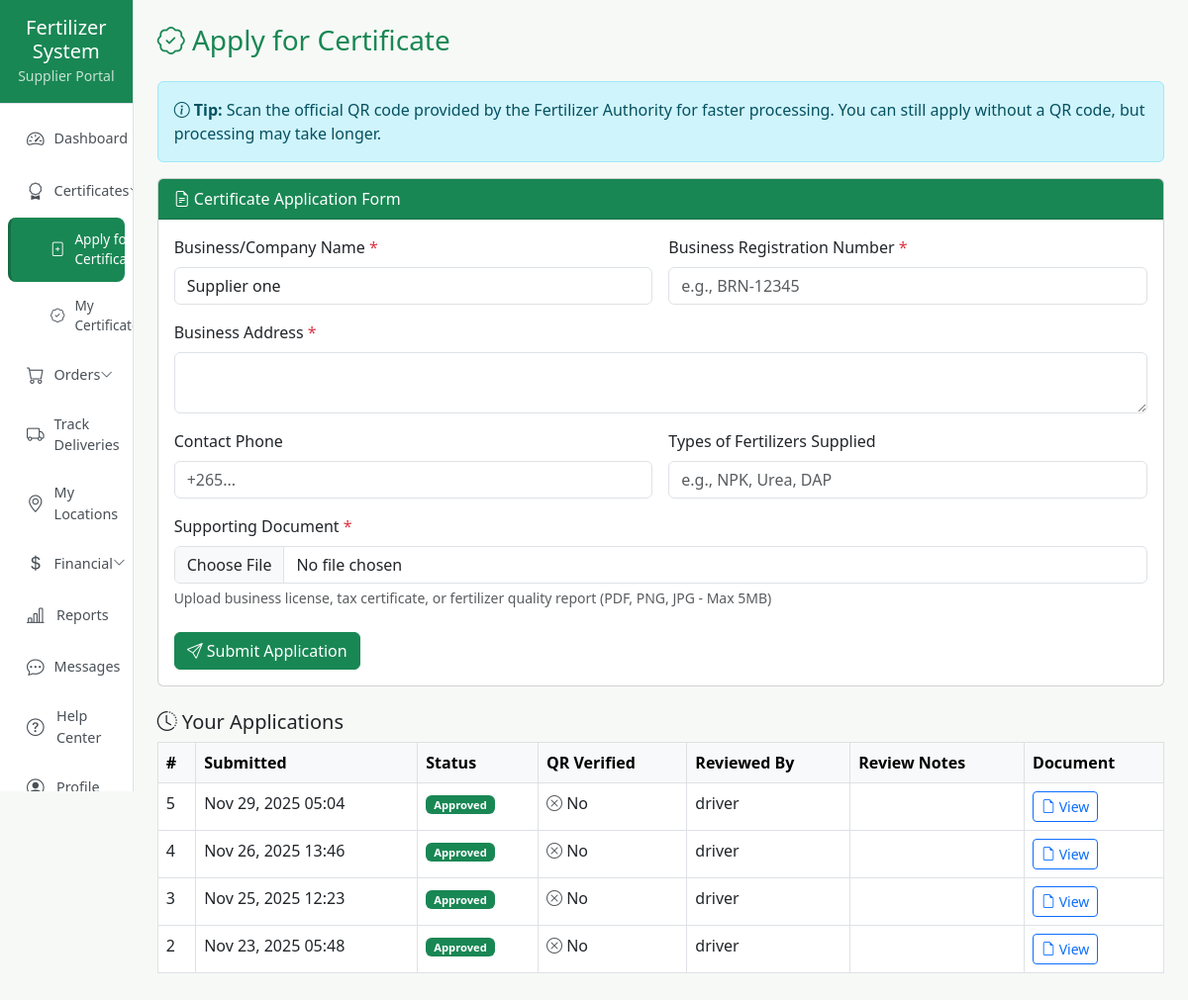
Page /supplier/apply_certificate.php (signed in) on the committed database.
### tables this page shows
CREATE TABLE `suppliers` (
  `id` int(11) NOT NULL,
  `user_id` int(11) NOT NULL,
  `company_name` varchar(255) DEFAULT NULL,
  `phone` varchar(20) DEFAULT NULL,
  `address` text DEFAULT NULL,
  `created_at` timestamp NOT NULL DEFAULT current_timestamp(),
  `updated_at` timestamp NOT NULL DEFAULT current_timestamp() ON UPDATE current_timestamp()
);

CREATE TABLE `certificate_applications` (
  `id` int(11) NOT NULL,
  `supplier_id` int(11) NOT NULL,
  `qr_link_id` int(11) DEFAULT NULL,
  `document_path` varchar(255) DEFAULT NULL,
  `details` longtext DEFAULT NULL CHECK (json_valid(`details`)),
  `status` enum('Pending','Approved','Rejected') NOT NULL DEFAULT 'Pending',
  `submitted_at` timestamp NOT NULL DEFAULT current_timestamp(),
  `reviewed_by` int(11) DEFAULT NULL,
  `reviewed_at` timestamp NULL DEFAULT NULL,
  `review_notes` text DEFAULT NULL
);

CREATE TABLE `users` (
  `id` int(11) NOT NULL,
  `full_name` varchar(255) DEFAULT NULL,
  `email` varchar(100) DEFAULT NULL,
  `phone` varchar(20) DEFAULT NULL,
  `password` varchar(255) DEFAULT NULL,
  `role` enum('admin','supplier','driver') DEFAULT 'supplier',
  `status` enum('active','inactive') DEFAULT 'active',
  `created_at` timestamp NOT NULL DEFAULT current_timestamp()
);

### supplier/apply_certificate.php (the view, shortened to what this page needs)
<?php
include('../includes/db.php');
$user_id = (int) $_SESSION['user_id'];
$stmt = $conn->prepare("SELECT id, company_name FROM suppliers WHERE user_id = ?");
$stmt->bind_param("i", $user_id);
$stmt->execute();
$supplier = $stmt->get_result()->fetch_assoc();
if (!$supplier) {
    $error = "Supplier profile not found. Please complete your profile first.";
    $supplier_id = null;
} else {
    $supplier_id = (int) $supplier['id'];
}
$qr_valid = false;
$applications = [];
if ($supplier_id) {
    $stmt = $conn->prepare("SELECT ca.*, u.full_name as reviewer_name
                            FROM certificate_applications ca
                            LEFT JOIN users u ON ca.reviewed_by = u.id
                            WHERE ca.supplier_id = ?
                            ORDER BY ca.submitted_at DESC");
    $stmt->bind_param("i", $supplier_id);
    $stmt->execute();
    $applications = $stmt->get_result()->fetch_all(MYSQLI_ASSOC);
}
?>
<!DOCTYPE html>
<html lang="en">
<head>
    <link href="https://cdn.jsdelivr.net/npm/bootstrap@5.3.0/dist/css/bootstrap.min.css" rel="stylesheet">
    <link href="https://cdn.jsdelivr.net/npm/bootstrap-icons@1.10.5/font/bootstrap-icons.css" rel="stylesheet">
</head>
<body>
<div class="d-flex">
    <?php include('../includes/sidebar.php'); ?>
    <div class="flex-grow-1 p-4">
        <h3 class="text-success mb-4"><i class="bi bi-patch-check"></i> Apply for Certificate</h3>
        <?php if ($qr_valid): ?>
            <div class="alert qr-notice">
                <i class="bi bi-qr-code-scan"></i> <strong>QR Code Verified!</strong> You can now submit your certificate application.
            </div>
        <?php else: ?>
            <div class="alert alert-info">
                <i class="bi bi-info-circle"></i> <strong>Tip:</strong> Scan the official QR code provided by the Fertilizer Authority for faster processing.
                You can still apply without a QR code, but processing may take longer.
            </div>
        <?php endif; ?>
        <?php if ($supplier_id): ?>
        <div class="card mb-4">
            <div class="card-header bg-success text-white">
                <i class="bi bi-file-earmark-text"></i> Certificate Application Form
            </div>
            <div class="card-body">
                <form method="POST" enctype="multipart/form-data">
                    <div class="row g-3">
                        <div class="col-md-6">
                            <label class="form-label">Business/Company Name <span class="text-danger">*</span></label>
                            <input type="text" name="business_name" class="form-control"
                                   value="<?= htmlspecialchars($supplier['company_name'] ?? '') ?>" required>
                        </div>
                        <div class="col-md-6">
                            <label class="form-label">Business Registration Number <span class="text-danger">*</span></label>
                            <input type="text" name="business_reg_no" class="form-control"
                                   placeholder="e.g., BRN-12345" required>
                        </div>
                        <div class="col-md-12">
                            <label class="form-label">Business Address <span class="text-danger">*</span></label>
                            <textarea name="business_address" class="form-control" rows="2" required></textarea>
                        </div>
                        <div class="col-md-6">
                            <label class="form-label">Contact Phone</label>
                            <input type="text" name="contact_phone" class="form-control" placeholder="+265...">
                        </div>
                        <div class="col-md-6">
                            <label class="form-label">Types of Fertilizers Supplied</label>
                            <input type="text" name="fertilizer_types" class="form-control"
                                   placeholder="e.g., NPK, Urea, DAP">
                        </div>
                        <div class="col-md-12">
                            <label class="form-label">Supporting Document <span class="text-danger">*</span></label>
                            <input type="file" name="document" class="form-control" accept=".pdf,.png,.jpg,.jpeg" required>
                            <div class="form-text">Upload business license, tax certificate, or fertilizer quality report (PDF, PNG, JPG - Max 5MB)</div>
                        </div>
                    </div>
                    <div class="mt-4">
                        <button type="submit" class="btn btn-success">
                            <i class="bi bi-send"></i> Submit Application
                        </button>
                    </div>
                </form>
            </div>
        </div>
        <?php endif; ?>
        <h5 class="mt-4"><i class="bi bi-clock-history"></i> Your Applications</h5>
        <div class="table-responsive">
            <table class="table table-bordered bg-white">
                <thead class="table-light">
                    <tr>
                        <th>#</th>
                        <th>Submitted</th>
                        <th>Status</th>
                        <th>QR Verified</th>
                        <th>Reviewed By</th>
                        <th>Review Notes</th>
                        <th>Document</th>
                    </tr>
                </thead>
                <tbody>
                <?php if (empty($applications)): ?>
                    <tr><td colspan="7" class="text-center text-muted">No applications submitted yet.</td></tr>
                <?php else: ?>
                    <?php foreach ($applications as $app):
                        $badge = match($app['status']) {
                            'Approved' => 'success',
                            'Rejected' => 'danger',
                            default => 'warning'
                        };
                    ?>
                    <tr>
                        <td><?= $app['id'] ?></td>
                        <td><?= date('M d, Y H:i', strtotime($app['submitted_at'])) ?></td>
                        <td><span class="badge bg-<?= $badge ?>"><?= $app['status'] ?></span></td>
                        <td><?= $app['qr_link_id'] ? '<i class="bi bi-check-circle text-success"></i> Yes' : '<i class="bi bi-x-circle text-muted"></i> No' ?></td>
                        <td><?= $app['reviewer_name'] ?? '-' ?></td>
                        <td><?= htmlspecialchars($app['review_notes'] ?? '-') ?></td>
                        <td>
                            <?php if ($app['document_path']): ?>
                                <a href="<?= htmlspecialchars($app['document_path']) ?>" target="_blank" class="btn btn-sm btn-outline-primary">
                                    <i class="bi bi-file-earmark"></i> View
                                </a>
                            <?php else: ?>-<?php endif; ?>
                        </td>
                    </tr>
                    <?php endforeach; ?>
                <?php endif; ?>
                </tbody>
            </table>
        </div>
    </div>
</div>
</body>
</html>

### supplier/apply_certificate.php (style rules this page uses)
body { background: #f7f9f6; }

### includes/sidebar.php (style rules this page uses)
.badge { font-size: 0.7rem; padding: 0.25rem 0.5rem; }

### rows in the picture
suppliers: business_name "Supplier one"
certificate_applications: id "5", submitted_at "Nov 29, 2025 05:04", status "Approved", users.full_name "driver"
certificate_applications: id "4", submitted_at "Nov 26, 2025 13:46", status "Approved", users.full_name "driver"
certificate_applications: id "3", submitted_at "Nov 25, 2025 12:23", status "Approved", users.full_name "driver"
certificate_applications: id "2", submitted_at "Nov 23, 2025 05:48", status "Approved", users.full_name "driver"

### other values in the picture
$role "Supplier"
